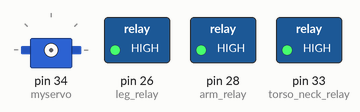
The sketch below on a simulated Arduino Mega 2560, built with avr-gcc and run on an emulated ATmega2560. Parts: servo, switched loads named in the sketch (green lamp = pin HIGH).

Above: at 0.1 s.
At 2.1 s:
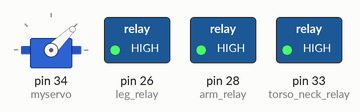
Timing chart, 0 to 3.6 s (numbered marks = the images above):
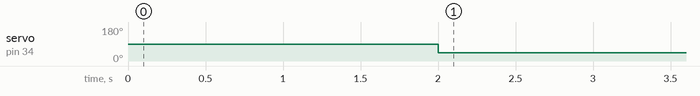

Measured:
- by itself, servo on pin 34 (myservo): 90° → 44° at 2.0 s

The sketch:

LinearActuatorSet.ino
```cpp
/*
 Controlling Actuonix Linear Actuator servo
*/

#include <Servo.h>
#define r_gripper 34
#define l_gripper 40

Servo myservo;  // create servo object to control a servo

int position = 0;   // variable to set linear actuator: range = 0 - 20

void setup() {
  pinMode(33, OUTPUT); //torso neck relay
  pinMode(26, OUTPUT); //leg relay
  pinMode(28, OUTPUT); //arm relay
  digitalWrite(28, true);
  digitalWrite(33, true);
  digitalWrite(26, true);
  delay(1000);
  myservo.attach(34);  // attaches the servo on pin to the servo object
  delay(1000);
  position = map(position, 0, 1023, 0, 20);
  myservo.write(1000);

}

void loop() {

}
```
